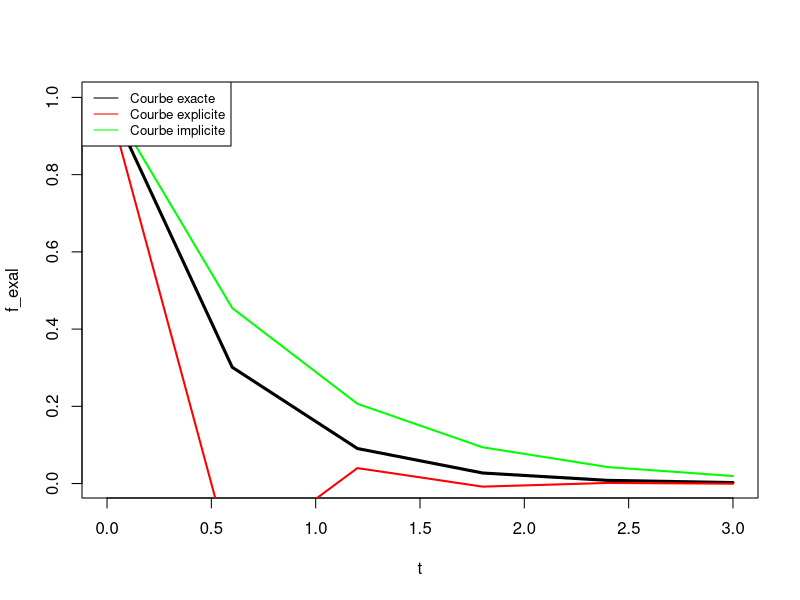

The R script that drew this image:
#LE SCHEMA EXPLICITE D'EULEUR
library(kableExtra)
#Calcul de la fonction f

f = function(t,y){
  return(-2*y)
}

#Calcul de la fonction reelle

f_exa = function(t){
  return(exp(-2*t))
}

#Euleur

f_app = function(y0,t,h){
  y = numeric(length(t))
  y[1] = y0
  for (i in 2:length(t)) {
    y[i] = y[i-1]+h*f(t[i-1],y[i-1])
  }
  return(y)
}

#Des conditions initiales

h = 0.6
Tn = 3
y0 = 1
t=seq(0,3,by=h)

f_appl = f_app(y0,t,h)
f_exal = mapply(f_exa,t = t)
err_g= abs(f_exal - f_appl)/h
result1 = data.frame(temps = t, sol_app1=f_appl, sol_exa=f_exal, err_gh=err_g)
#dev.new()
plot(t,f_exal,type = 'l',lwd=3)
points(t,f_appl,type='l',col='red',lwd=2)

##################################################################
#LE SCHEMA IMPLICITE D'EULEUR

#Euleur


f_app1 = function(y0,t,h){
  y = numeric(length(t))
  y[1] = y0
  
  for (i in 2:length(t)) {
    y[i] <- uniroot( function(yn1) {yn1 - y[i-1] - h * f(t[i],yn1) }, interval = c(-1000, 1000))$root
  }
  
  return(y)
}

f_appl2 = f_app1(y0,t,h)
err_g2= abs(f_exal - f_appl2)/h
result1 = data.frame(result1,f_appl2=f_appl2,err_g2=err_g2)
points(t,f_appl2,type='l',col='green',lwd=2)


col_names=c("ti","y_i_explicite","y(t_i)","Eg_i1/h",'y_i_implicite',"Eg_i2/h")  # ("Pas_i","sum El_i","max Eg_i","Ordre")
resultat_kable <- kable(result1,caption = 'Resultats numeriques obtenus pour un pas h = 0.5 sur [0,4] par les sch\'emas d\'Euler', "html", col.names = NULL,digits=4)%>%
  kable_styling(bootstrap_options = c("striped", "condensed", "bordered"))%>%
  add_header_above(col_names)%>%
  column_spec(1, bold = TRUE)%>%
  row_spec(1:nrow(result1), align = "c")
print(resultat_kable)
legend("topleft",legend = c("Courbe exacte","Courbe explicite","Courbe implicite"), col = c("black","red","green"),lty = 1, cex = 0.8)
View(result1)
